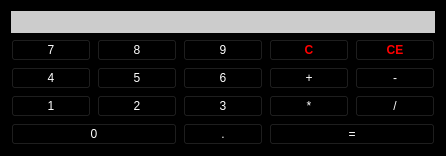
<?xml version="1.0" encoding="UTF-8"?>
<ui version="4.0">
 <class>CalcClass</class>
 <widget class="QWidget" name="CalcClass">
  <property name="geometry">
   <rect>
    <x>0</x>
    <y>0</y>
    <width>419</width>
    <height>156</height>
   </rect>
  </property>
  <property name="maximumSize">
   <size>
    <width>419</width>
    <height>400</height>
   </size>
  </property>
  <property name="windowTitle">
   <string>SCXML Calculator</string>
  </property>
  <property name="styleSheet">
   <string notr="true">* {background-color:black;color:white}
button {border-width:3; }</string>
  </property>
  <layout class="QVBoxLayout" name="verticalLayout">
   <item>
    <widget class="QLabel" name="dispLbl">
     <property name="styleSheet">
      <string notr="true">
background-color: #CCCCCC;
color: black;
font: 12pt &quot;Courier New&quot;;</string>
     </property>
     <property name="text">
      <string/>
     </property>
     <property name="alignment">
      <set>Qt::AlignRight|Qt::AlignTrailing|Qt::AlignVCenter</set>
     </property>
    </widget>
   </item>
   <item>
    <layout class="QGridLayout" name="gridLayout">
     <property name="horizontalSpacing">
      <number>6</number>
     </property>
     <item row="3" column="0">
      <widget class="QPushButton" name="button4">
       <property name="text">
        <string>4</string>
       </property>
      </widget>
     </item>
     <item row="4" column="0">
      <widget class="QPushButton" name="button1">
       <property name="text">
        <string>1</string>
       </property>
      </widget>
     </item>
     <item row="1" column="4">
      <widget class="QPushButton" name="buttonCE">
       <property name="styleSheet">
        <string notr="true">color:red;font-weight:bold</string>
       </property>
       <property name="text">
        <string>CE</string>
       </property>
      </widget>
     </item>
     <item row="1" column="2">
      <widget class="QPushButton" name="button9">
       <property name="text">
        <string>9</string>
       </property>
      </widget>
     </item>
     <item row="3" column="1">
      <widget class="QPushButton" name="button5">
       <property name="text">
        <string>5</string>
       </property>
      </widget>
     </item>
     <item row="1" column="0">
      <widget class="QPushButton" name="button7">
       <property name="text">
        <string>7</string>
       </property>
      </widget>
     </item>
     <item row="4" column="1">
      <widget class="QPushButton" name="button2">
       <property name="text">
        <string>2</string>
       </property>
      </widget>
     </item>
     <item row="5" column="0" colspan="2">
      <widget class="QPushButton" name="button0">
       <property name="text">
        <string>0</string>
       </property>
      </widget>
     </item>
     <item row="3" column="2">
      <widget class="QPushButton" name="button6">
       <property name="text">
        <string>6</string>
       </property>
      </widget>
     </item>
     <item row="4" column="2">
      <widget class="QPushButton" name="button3">
       <property name="text">
        <string>3</string>
       </property>
      </widget>
     </item>
     <item row="5" column="2">
      <widget class="QPushButton" name="buttonPoint">
       <property name="text">
        <string>.</string>
       </property>
      </widget>
     </item>
     <item row="3" column="3">
      <widget class="QPushButton" name="buttonPlus">
       <property name="text">
        <string>+</string>
       </property>
      </widget>
     </item>
     <item row="3" column="4">
      <widget class="QPushButton" name="buttonMinus">
       <property name="text">
        <string>-</string>
       </property>
      </widget>
     </item>
     <item row="4" column="3">
      <widget class="QPushButton" name="buttonStar">
       <property name="text">
        <string>*</string>
       </property>
      </widget>
     </item>
     <item row="4" column="4">
      <widget class="QPushButton" name="buttonDiv">
       <property name="text">
        <string>/</string>
       </property>
      </widget>
     </item>
     <item row="5" column="3" colspan="2">
      <widget class="QPushButton" name="buttonEq">
       <property name="text">
        <string>=</string>
       </property>
      </widget>
     </item>
     <item row="1" column="1">
      <widget class="QPushButton" name="button8">
       <property name="text">
        <string>8</string>
       </property>
      </widget>
     </item>
     <item row="1" column="3">
      <widget class="QPushButton" name="buttonC">
       <property name="styleSheet">
        <string notr="true">color: red; font-weight:bold</string>
       </property>
       <property name="text">
        <string>C</string>
       </property>
      </widget>
     </item>
    </layout>
   </item>
  </layout>
 </widget>
 <layoutdefault spacing="6" margin="11"/>
 <resources/>
 <connections/>
</ui>
